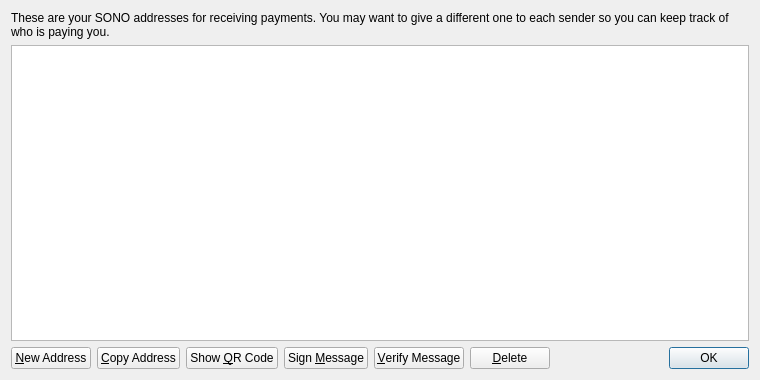
<?xml version="1.0" encoding="UTF-8"?>
<ui version="4.0">
 <class>AddressBookPage</class>
 <widget class="QWidget" name="AddressBookPage">
  <property name="geometry">
   <rect>
    <x>0</x>
    <y>0</y>
    <width>760</width>
    <height>380</height>
   </rect>
  </property>
  <property name="windowTitle">
   <string>Address Book</string>
  </property>
  <layout class="QVBoxLayout" name="verticalLayout">
   <item>
    <widget class="QLabel" name="labelExplanation">
     <property name="text">
      <string>These are your SONO addresses for receiving payments. You may want to give a different one to each sender so you can keep track of who is paying you.</string>
     </property>
     <property name="textFormat">
      <enum>Qt::PlainText</enum>
     </property>
     <property name="wordWrap">
      <bool>true</bool>
     </property>
    </widget>
   </item>
   <item>
    <widget class="QTableView" name="tableView">
     <property name="contextMenuPolicy">
      <enum>Qt::CustomContextMenu</enum>
     </property>
     <property name="toolTip">
      <string>Double-click to edit address or label</string>
     </property>
     <property name="tabKeyNavigation">
      <bool>false</bool>
     </property>
     <property name="selectionMode">
      <enum>QAbstractItemView::SingleSelection</enum>
     </property>
     <property name="selectionBehavior">
      <enum>QAbstractItemView::SelectRows</enum>
     </property>
     <property name="sortingEnabled">
      <bool>true</bool>
     </property>
     <attribute name="verticalHeaderVisible">
      <bool>false</bool>
     </attribute>
    </widget>
   </item>
   <item>
    <layout class="QHBoxLayout" name="horizontalLayout">
     <item>
      <widget class="QPushButton" name="newAddressButton">
       <property name="toolTip">
        <string>Create a new address</string>
       </property>
       <property name="text">
        <string>&amp;New Address</string>
       </property>
      </widget>
     </item>
     <item>
      <widget class="QPushButton" name="copyToClipboard">
       <property name="toolTip">
        <string>Copy the currently selected address to the system clipboard</string>
       </property>
       <property name="text">
        <string>&amp;Copy Address</string>
       </property>
      </widget>
     </item>
     <item>
      <widget class="QPushButton" name="showQRCode">
       <property name="text">
        <string>Show &amp;QR Code</string>
       </property>
      </widget>
     </item>
     <item>
      <widget class="QPushButton" name="signMessage">
       <property name="toolTip">
        <string>Sign a message to prove you own a SONO address</string>
       </property>
       <property name="text">
        <string>Sign &amp;Message</string>
       </property>
      </widget>
     </item>
     <item>
      <widget class="QPushButton" name="verifyMessage">
       <property name="toolTip">
        <string>Verify a message to ensure it was signed with a specified SONO address</string>
       </property>
       <property name="text">
        <string>&amp;Verify Message</string>
       </property>
      </widget>
     </item>
     <item>
      <widget class="QPushButton" name="deleteButton">
       <property name="toolTip">
        <string>Delete the currently selected address from the list</string>
       </property>
       <property name="text">
        <string>&amp;Delete</string>
       </property>
      </widget>
     </item>
     <item>
      <spacer name="horizontalSpacer">
       <property name="orientation">
        <enum>Qt::Horizontal</enum>
       </property>
       <property name="sizeHint" stdset="0">
        <size>
         <width>40</width>
         <height>20</height>
        </size>
       </property>
      </spacer>
     </item>
     <item>
      <widget class="QDialogButtonBox" name="buttonBox">
       <property name="sizePolicy">
        <sizepolicy hsizetype="Maximum" vsizetype="Fixed">
         <horstretch>0</horstretch>
         <verstretch>0</verstretch>
        </sizepolicy>
       </property>
       <property name="standardButtons">
        <set>QDialogButtonBox::Ok</set>
       </property>
      </widget>
     </item>
    </layout>
   </item>
  </layout>
 </widget>
 <resources>
  <include location="../bitcoin.qrc"/>
 </resources>
 <connections/>
</ui>
